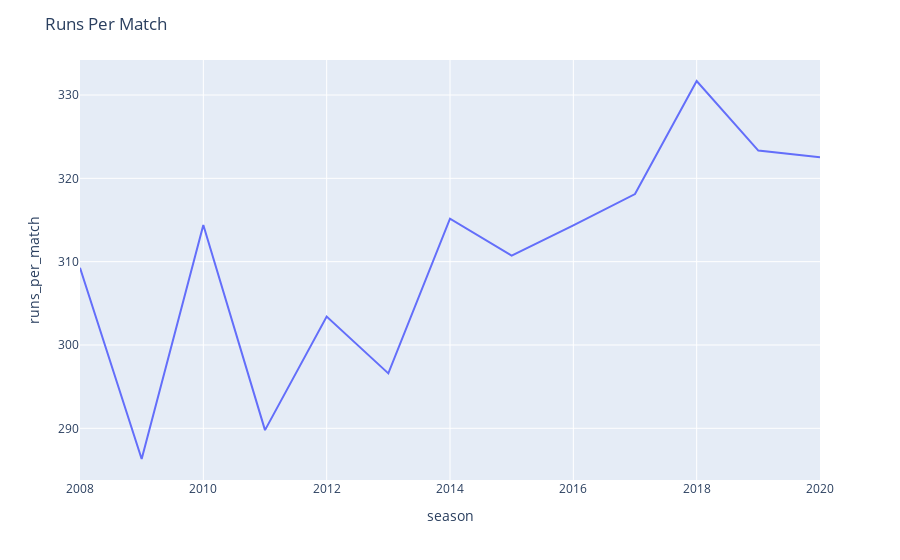

Source (notebook cell):
### Code cell
#data visualization of avg runs per match in each season
#providing the dataset and the values of x and y
fig = px.line(data_frame=matches_per_season_df , x=matches_per_season_df.season ,
             y=matches_per_season_df.runs_per_match)
#providing the title to the line graph
fig.update_layout(title = 'Runs Per Match')

### Figure 1 — Plotly figure (JSON) as saved in the notebook; plotly's stock layout.template omitted (floating-point values rounded to 4 significant figures)
{"data": [{"hovertemplate": "season=%{x}<br>runs_per_match=%{y}<extra></extra>", "legendgroup": "", "line": {"color": "#636efa", "dash": "solid"}, "marker": {"symbol": "circle"}, "mode": "lines", "name": "", "orientation": "v", "showlegend": false, "type": "scatter", "x": [2008, 2009, 2010, 2011, 2012, 2013, 2014, 2015, 2016, 2017, 2018, 2019, 2020], "xaxis": "x", "y": [309.3, 286.3, 314.4, 289.8, 303.4, 296.6, 315.1, 310.7, 314.4, 318.1, 331.7, 323.3, 322.5], "yaxis": "y"}], "layout": {"legend": {"tracegroupgap": 0}, "margin": {"t": 60}, "title": {"text": "Runs Per Match"}, "xaxis": {"anchor": "y", "domain": [0, 1], "title": {"text": "season"}}, "yaxis": {"anchor": "x", "domain": [0, 1], "title": {"text": "runs_per_match"}}}}
